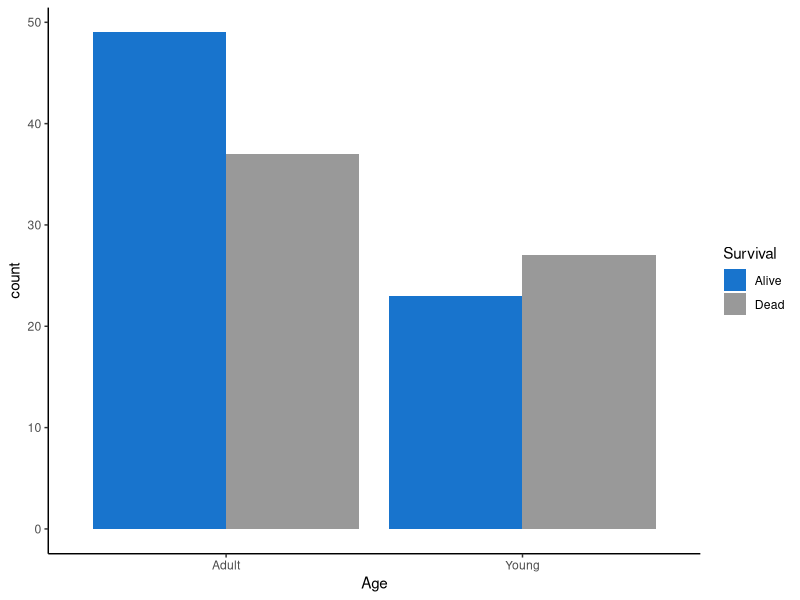
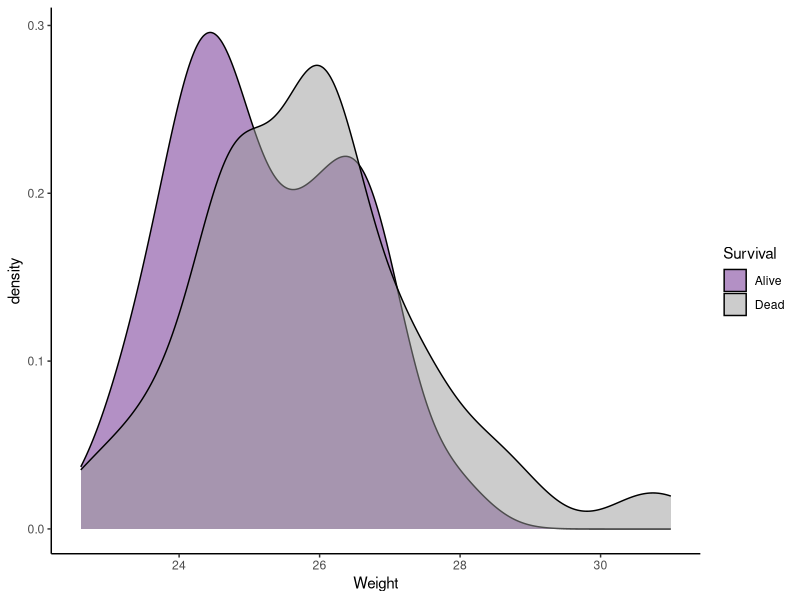
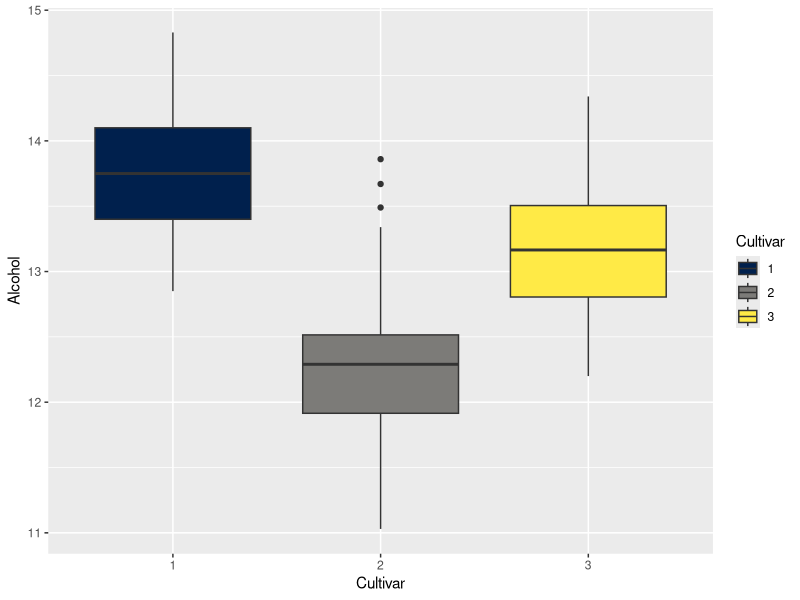
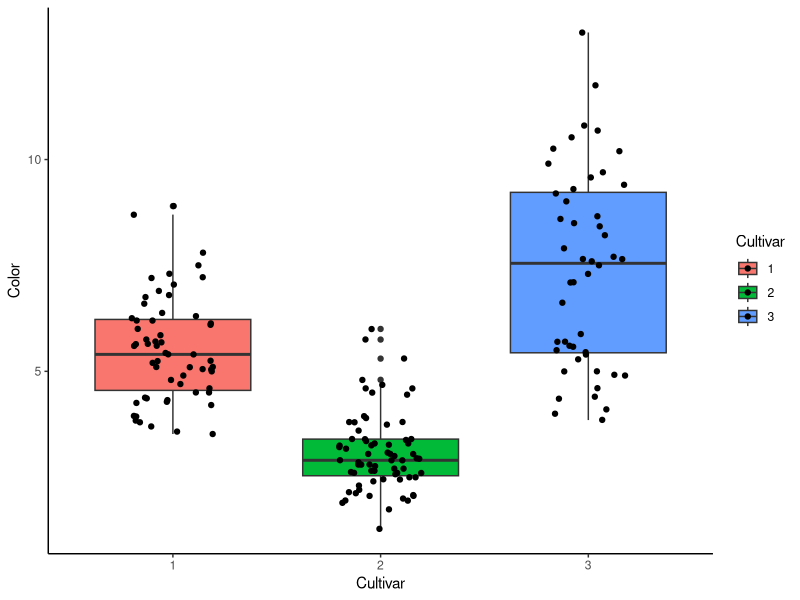
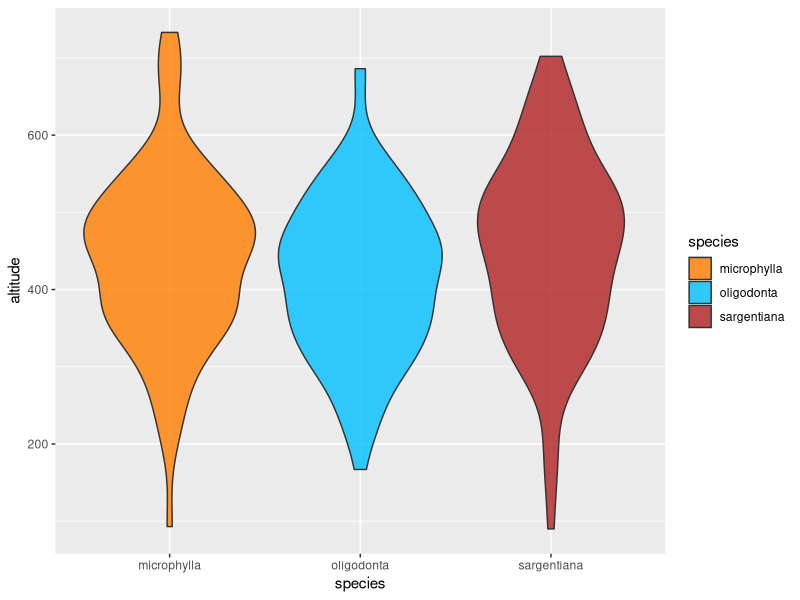
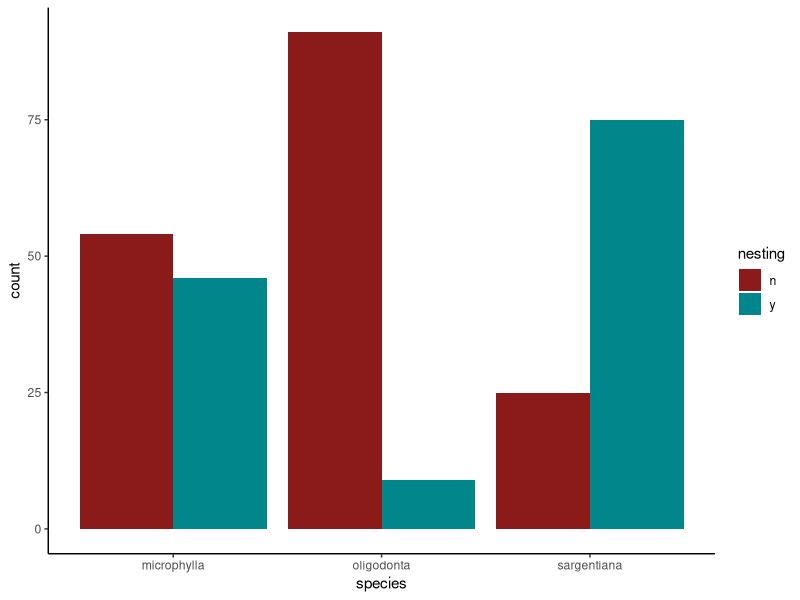

These figures' R source, in order:
## ---- chunk 1

library(tidyverse)
library(conflicted)
library(viridis)
library(broom)

filter <- dplyr::filter

knitr::opts_chunk$set(echo = TRUE)
## ---- chunk 2
# sparrows.csv
sparrows <- read_csv('practice_files/sparrows2.csv')
## ---- chunk 3
sparrows
## ---- chunk 4
sparrows %>% separate(skull_width_length, into = c('Skull_Width', 'Skull_Length'), sep = ';') -> sparrows_tidy
## ---- chunk 5
ggplot(sparrows_tidy, aes(x = Age, fill = Survival)) + 
  geom_bar(position = 'dodge') + 
  scale_fill_manual(values = c('dodgerblue3', 'gray60')) + 
  theme_classic()
## ---- chunk 6
sparrows_tidy %>% 
  group_by(Age, Survival) %>% 
  count() %>% 
  ungroup() %>% 
  spread(Age, n) %>%
  column_to_rownames('Survival') %>%
  as.matrix() %>% 
  chisq.test(.) %>%
  tidy()
## ---- chunk 7
ggplot(sparrows_tidy, aes(x = Weight, fill = Survival)) + 
  geom_density(alpha = 0.5) + 
  scale_fill_manual(values = c('darkorchid4', 'gray60')) + 
  theme_classic()
## ---- chunk 8
t.test(Weight ~ Survival, data = sparrows_tidy) %>% tidy()
## ---- chunk 9
# wine.tsv
wine <- read_tsv('practice_files/wine2.tsv')
## ---- chunk 10
wine
## ---- chunk 11
wine %>% spread(`phenol/flav`, value) %>% mutate(Cultivar = as.factor(Cultivar)) -> wine_tidy
## ---- chunk 12
ggplot(wine_tidy, aes(x = Cultivar, y = Alcohol, fill = Cultivar)) + 
  scale_fill_viridis(discrete = TRUE, option = 'cividis') +
  geom_boxplot()
## ---- chunk 13
pairwise.t.test(wine_tidy$Alcohol, wine_tidy$Cultivar) %>% tidy()
## ---- chunk 14
ggplot(wine_tidy, aes(x = Cultivar, y = Color, fill = Cultivar)) + 
  geom_boxplot() +
  geom_jitter(width = 0.2) + 
  theme_classic()
## ---- chunk 15
pairwise.t.test(wine_tidy$Color, wine_tidy$Cultivar, p.adj = 'fdr') %>% tidy()
## ---- chunk 16
# rowan.csv
rowan <- read_csv('practice_files/rowan2.csv')
## ---- chunk 17
rowan
## ---- chunk 18
rowan %>% separate(`altitude\tresp.rate\tnesting\tmicrophylla\toligodonta\tsargentiana`, 
                   into = c('altitude', 'resp.rate', 'nesting', 'microphylla', 'oligodonta', 'sargentiana'),
                   sep = '\t', convert = TRUE) %>%
  gather(species, leaf.len, microphylla:sargentiana) %>%
  filter(leaf.len != 'NA') -> rowan_tidy
## ---- chunk 19
ggplot(rowan_tidy, aes(x = species, y = altitude, fill = species)) + 
  geom_violin(alpha = 0.8) +
  scale_fill_manual(values = c('darkorange1', 'deepskyblue', 'firebrick'))
## ---- chunk 20
pairwise.t.test(rowan_tidy$altitude, rowan_tidy$species) %>% tidy()
## ---- chunk 21
ggplot(rowan_tidy, aes(x = species, fill = nesting)) + 
  geom_bar(position = 'dodge') +
  scale_fill_manual(values = c('firebrick4', 'turquoise4')) +
  theme_classic()
## ---- chunk 22
rowan_tidy %>%
  group_by(nesting, species) %>%
  count() %>%
  ungroup() %>%
  spread(species, n) %>%
  column_to_rownames('nesting') %>%
  chisq.test(.) %>% 
  tidy()
